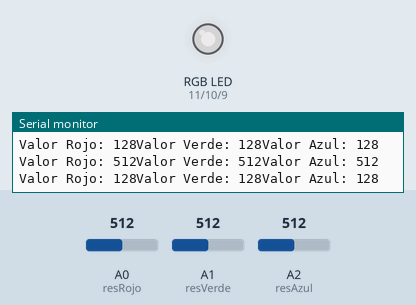
Recording of a sketch running on a simulated Arduino Uno, built with avr-gcc and run on an emulated ATmega328P. Shown: an RGB LED mixed from three pins (HIGH = lit), the last lines printed to the serial monitor. The inputs (shaded band) are chosen by the test bench; at power-on: A0 (resRojo) = 512, A1 (resVerde) = 512, A2 (resAzul) = 512. Dim RGB values are drawn brighter than linear.

Above: at 1.2 s.
1.3 s: A0 (resRojo) set to 716
At 2.6 s:
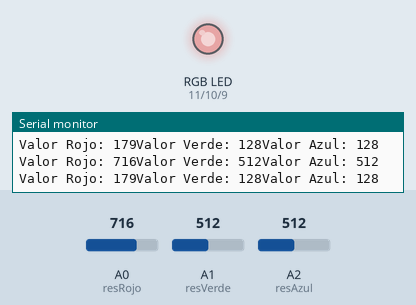
3.1 s: A1 (resVerde) set to 414
At 3.7 s:
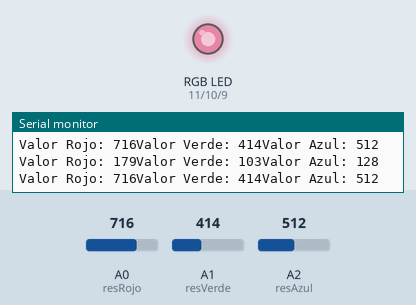
6.1 s: A1 (resVerde) set to 390
At 7.0 s:
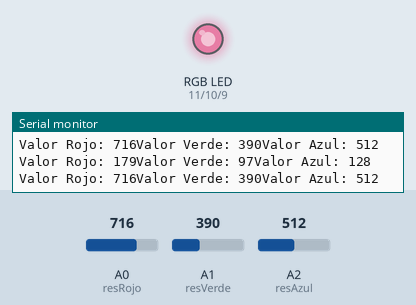
9.1 s: A2 (resAzul) set to 407
At 9.9 s:
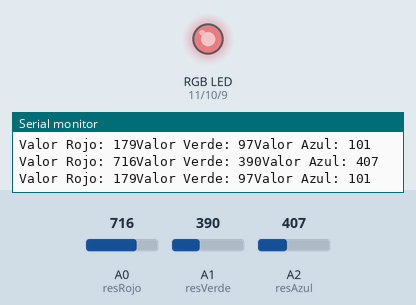
12.1 s: A2 (resAzul) set to 390
At 12.7 s:
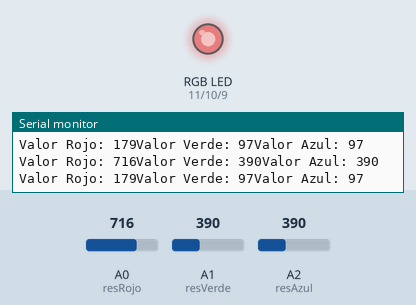
15.1 s: A0 (resRojo) set to 409
At 16.3 s:
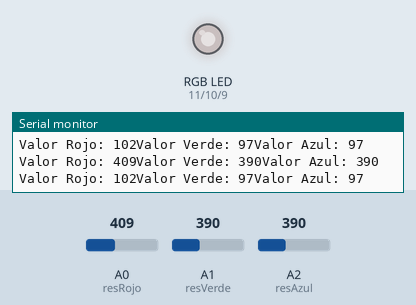
18.1 s: A0 (resRojo) set to 392
Timing chart, 0 to 21.0 s (numbered marks = the images above; inputs shaded):
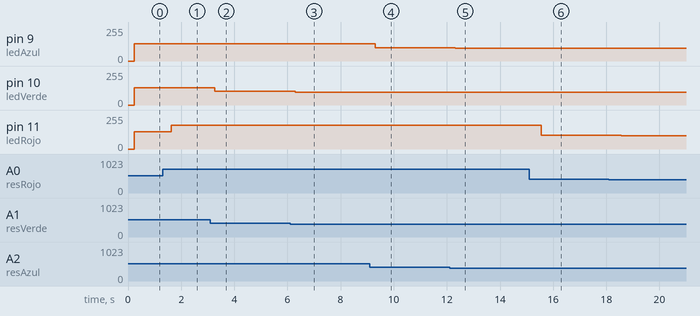

Measured:
- after the input at 1.3 s, pin 11 (ledRojo): 128/255 → 179/255 after 0.33 s
- after the input at 3.1 s, pin 10 (ledVerde): 128/255 → 103/255 after 0.16 s
- after the input at 6.1 s, pin 10 (ledVerde): 103/255 → 97/255 after 0.19 s
- after the input at 9.1 s, pin 9 (ledAzul): 128/255 → 101/255 after 0.21 s
- after the input at 12.1 s, pin 9 (ledAzul): 101/255 → 97/255 after 0.22 s
- after the input at 15.1 s, pin 11 (ledRojo): 179/255 → 102/255 after 0.45 s
- after the input at 18.1 s, pin 11 (ledRojo): 102/255 → 98/255 after 0.45 s

The sketch:

sketch_jun17a.ino
```cpp
const int ledRojo = 11;
const int ledVerde = 10;
const int ledAzul = 9;

const int resRojo = A0;
const int resVerde = A1;
const int resAzul = A2;

int valLedRojo = 0;
int valLedVerde = 0;
int valLedAzul = 0;

int valResRojo = 0;
int valResVerde = 0;
int valResAzul = 0;

void setup() {

Serial.begin(9600);

pinMode(ledRojo,OUTPUT);
pinMode(ledVerde,OUTPUT);
pinMode(ledAzul,OUTPUT);

}

void loop() {

valResRojo = analogRead(resRojo);
delay(100);
valResVerde =analogRead(resVerde);
delay(100);
valResAzul =analogRead(resAzul);

Serial.println ( "Valor Rojo: " + (String)valResRojo + "Valor Verde: " + (String)valResVerde + "Valor Azul: " + (String)valResAzul );

valLedRojo = valResRojo/4;
valLedVerde = valResVerde/4;
valLedAzul = valResAzul/4;

Serial.println ( "Valor Rojo: " + (String)valLedRojo + "Valor Verde: " + (String)valLedVerde + "Valor Azul: " + (String)valLedAzul );

analogWrite(ledRojo,valLedRojo);
analogWrite(ledVerde,valLedVerde);
analogWrite(ledAzul,valLedAzul);

}
```
